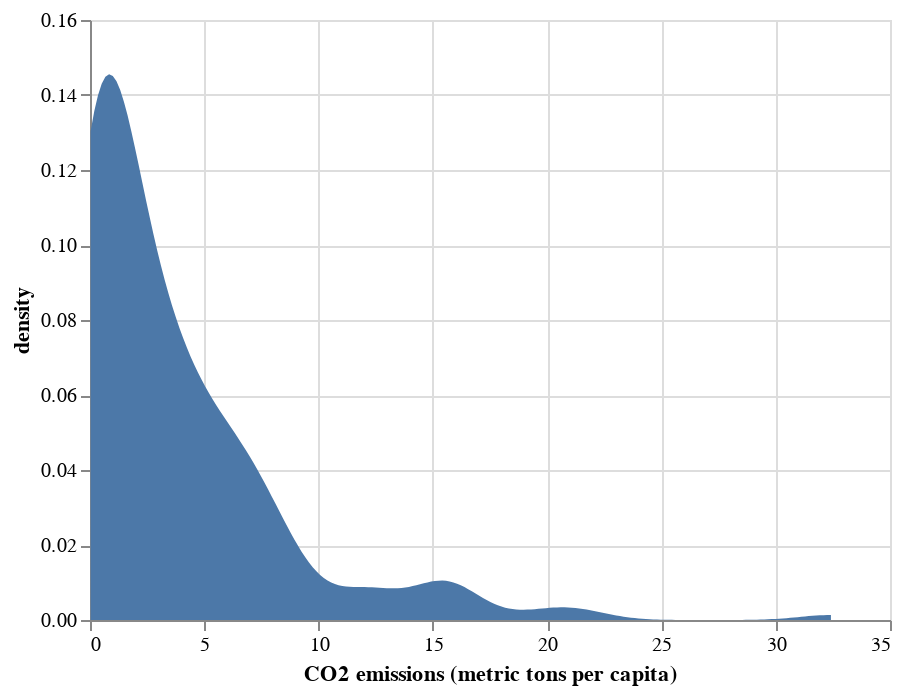

This figure's notebook cell:
### Markdown cell above
### Transforms

Similarly, Altair also offers a few in-line data transformations, such as `transform_regression()` and `transform_loess()` which we saw in our last reading. The full set are [available here](https://altair-viz.github.io/user_guide/transform/index.html). Many of these are things I can't imagine you'd ever want in place of a simple pandas data manipulation (things like "filter" (subset) or "sample" (take a random sample), which are so easy to do in pandas), but there are a couple I like for exploratory data analysis:

- [transform_regression](https://altair-viz.github.io/user_guide/transform/regression.html#user-guide-regression-transform): fit any one of lots of regression models to your data (though no included standard errors! :( [Feel free to thumbs up request to add!](https://github.com/vega/vega/issues/3289)).
- [transform_loess](https://altair-viz.github.io/user_guide/transform/loess.html#user-guide-loess-transform): fit a non-parametric regression model to your data (again, no standard errors :( ).
- [transform_density](https://altair-viz.github.io/user_guide/transform/density.html#user-guide-density-transform): super useful for kernel densities to characterize data!
- [transform_quantile](https://altair-viz.github.io/user_guide/transform/quantile.html): Good for Q-Q plots. 

For example, here's the distribution of CO2 emissions across countries!

### Code cell
alt.Chart(world).transform_density(
    "CO2 emissions (metric tons per capita)",
    as_=["CO2 emissions (metric tons per capita)", "density"],
).mark_area().encode(
    x="CO2 emissions (metric tons per capita)",
    y="density:Q",
)

### Figure 1 — Vega-Lite specification as saved in the notebook (floating-point values rounded to 4 significant figures; data arrays with more than 128 entries replaced by an {"elided": "..."} marker saying what was removed)
{"config": {"view": {"continuousWidth": 400, "continuousHeight": 300}}, "data": {"name": "data-9cbdf92acbbc4326d4f8f56cebb761b5"}, "mark": "area", "encoding": {"x": {"type": "quantitative", "field": "CO2 emissions (metric tons per capita)"}, "y": {"type": "quantitative", "field": "density"}}, "transform": [{"density": "CO2 emissions (metric tons per capita)", "as": ["CO2 emissions (metric tons per capita)", "density"]}], "$schema": "https://vega.github.io/schema/vega-lite/v4.8.1.json", "datasets": {"data-9cbdf92acbbc4326d4f8f56cebb761b5": {"elided": "217 records"}}}
